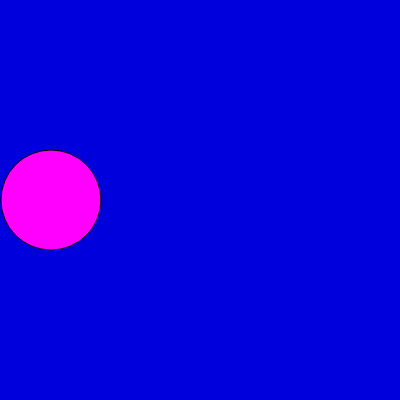
Frame 1 (no input)
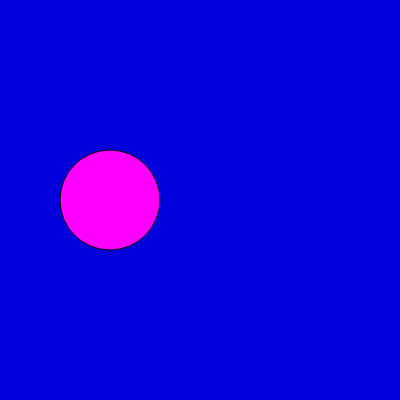
Frame 60 (no input)
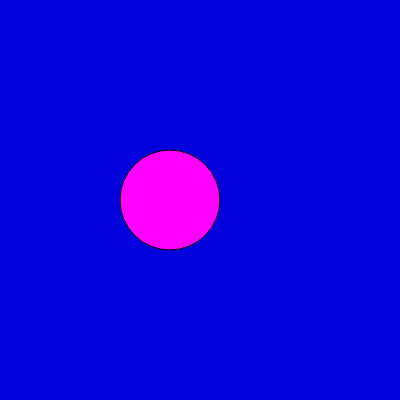
Frame 120 (the mouse pressed at the canvas centre since frame 60)

The p5.js sketch that drew these frames (run headless with seeded random() and noise() and a simulated clock; from frame 60 on, the mouse is pressed at the canvas centre):

// p5.js sketch
// ── sketch.js
let xLoc = 50;
let xSpeed = 1;

function setup() {
  createCanvas(400, 400);
}

function draw() {
  xLoc = xLoc + xSpeed;
  if(xLoc > width - 50|| xLoc < 0){
    xLoc = xLoc * -1;
  }
  

  background(0, 0, 220);
  fill(255, 0, 255);
  ellipse(xLoc, height/2, 100, 100);
  print(xLoc);

}
